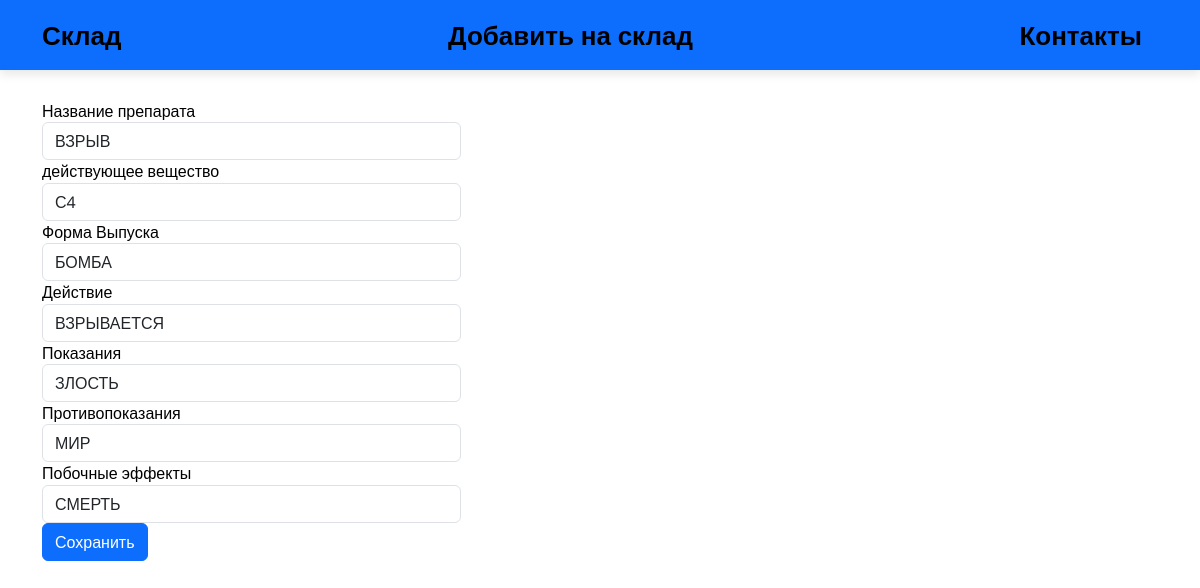
/edit/31/, run on the app's committed database.
### app1/models.py (models this page shows)
class Farma(models.Model):
    name = models.CharField(max_length=50)
    agent = models.CharField(max_length=50)
    form = models.CharField(max_length=10)
    action = models.CharField(max_length=500)
    need = models.CharField(max_length=500)
    non = models.CharField(max_length=500)
    subAction = models.CharField(max_length=500)

### app1/views.py (the view)
# urls.py: path("edit/<int:id>/", edit),
def edit(request, id):
    try:
        farma = Farma.objects.get(id=id)
        if request.method == "POST":
            delete(request, id)
            farma = Farma()
            farma.name = request.POST.get("name")
            farma.agent = request.POST.get("agent")
            farma.form = request.POST.get("form")
            farma.action = request.POST.get("action")
            farma.need = request.POST.get("need")
            farma.non = request.POST.get("non")
            farma.subAction = request.POST.get("subAction")
            farma.save()
            return HttpResponseRedirect("/index.html")
        else:
            return render(request, "html/edit.html", {"farma": farma})
    except Farma.DoesNotExist:
        return HttpResponseNotFound("<h2>Farma not found</h2>")

### app1/templates/html/edit.html (shortened to what this page needs)
<!DOCTYPE html>
{% load static %}
<html lang="ru">
<head>
	<link rel="stylesheet"  href="/static/styles/bootstrap-reboot.min.css">
	<link rel="stylesheet"  href="/static/styles/bootstrap-grid.min.css">
    <link href="https://cdn.jsdelivr.net/npm/bootstrap@5.3.2/dist/css/bootstrap.min.css" rel="stylesheet">
	<link rel="stylesheet"  href="/static/styles/styles.css">
</head>
<body>
<nav class="navbar navbar-expand-lg navbar navbar-dark bg-primary">
		<div class="container">
			<a href="/index.html" class="navbar-brand">Склад</a>
            <a href="/index_addDel.html" class="navbar-brand">Добавить на склад</a>
            <a href="/index_info.html" class="navbar-brand">Контакты</a>
		</div>
	</nav>
    <div class="container">
    <form method="post" >
		 <div class="form-row">
           <div class="form-group col-md-6">
               <label for = "name">Название препарата</label><br>
                    <input type="text" class="form-control" name="name" id = "name" placeholder="{{farma.name}}" value = "{{farma.name}}" required/>
           </div>
           <div class="form-group col-md-6">
               <label for="agent">действующее вещество</label><br>
                    <input type="text" class="form-control" name="agent" id ="agent" placeholder="{{farma.agent}}" value = "{{farma.agent}}" required/>
           </div>
         </div>
           <div class="form-group col-md-6">
                <label for="form">Форма Выпуска</label>
                <input type="text" class="form-control" name = "form" id="form" maxlength="15" placeholder="{{farma.form}}" value = "{{farma.form}}" required/>
           <div class="form-group col-md-12">
                <label for="action">Действие</label>
               <input type="text" class="form-control" name = "action" id="action" maxlength="15" placeholder="{{farma.action}}" value = "{{farma.action}}" required/>
            </div>
           </div>
           <div class="form-group col-md-6">
               <label for="need"> Показания </label><br>
               <input type="text" class="form-control" name="need" id="need" placeholder="{{farma.need}}" value = "{{farma.need}}"/>
               <label for="non"> Противопоказания </label><br>
               <input type="text" class="form-control" name="non" id="non" placeholder="{{farma.non}}" value = "{{farma.non}}"/>
           </div>
           <div class="form-group col-md-6">
            <label>Побочные эффекты </label><br>
            <input type="text" class="form-control" name="subAction" value = "{{farma.subAction}}" required/>
           </div>
		<input type="submit" value="Сохранить"  class="btn btn-primary" />
    </form>
    </div>
</body>
</html>

### static/styles/styles.css (style rules this page uses)
body { position: relative; font-family: 'Noto Sans', sans-serif; font-size: 16px; line-height: 1.4; color: #000; min-width: 320px; overflow-x: hidden; height: auto; }
.navbar { width: 100%; height: 70px; box-shadow: 0 4px 10px rgba(0, 0, 0, .1); margin-bottom: 30px; }
.navbar .container { height: inherit; display: flex; justify-content: space-between; align-items: center; }
.navbar-brand { font-weight: 700; font-size: 26px; text-decoration: none; color: #000; transition: all .1s ease-in-out; }
.form-control { width: 75%; }

### data on the page
Farma: name "ВЗРЫВ", agent "С4", form "БОМБА", action "ВЗРЫВАЕТСЯ", need "ЗЛОСТЬ", non "МИР", subAction "СМЕРТЬ"
